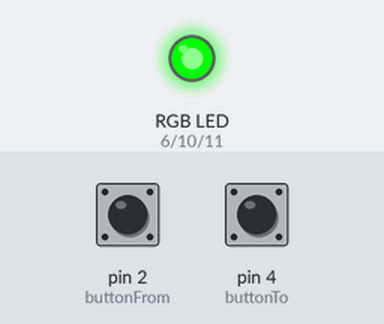
Bench run of a sketch on a simulated Arduino Uno, built with avr-gcc and run on an emulated ATmega328P. Parts: an RGB LED mixed from three pins (HIGH = lit). The test bench sets the inputs (shaded band); at power-on: pin 2 (buttonFrom) HIGH, pin 4 (buttonTo) HIGH.

Above: at 1.2 s.
1.3 s: pin 2 (buttonFrom) pulled LOW for 0.15 s
At 1.4 s:
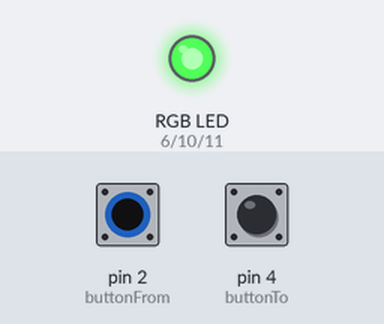
At 3.6 s:
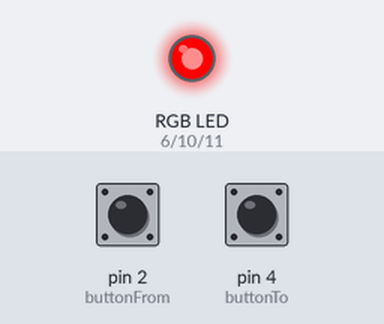
4.4 s: pin 4 (buttonTo) pulled LOW for 3.2 s
Timing chart, 0 to 4.6 s (numbered marks = the images above; inputs shaded):
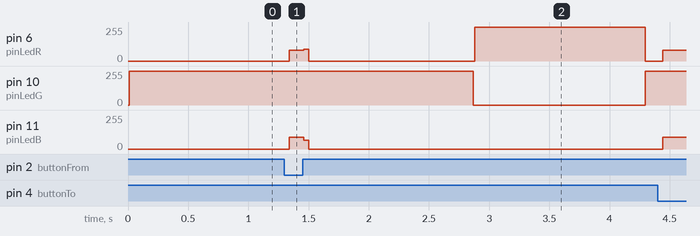

Measured:
- after the input at 1.3 s, pin 11 (pinLedB): 0/255 → 89/255 at once, → 0/255 0.12 s later

The sketch:

colorFade.ino
```cpp
/*
 * Uses two buttons to set two colors as 'from'
 * and 'to' and fades from 'from' and 'to' while
 * buttons are not pressed.
 * ButtonFrom at pin 2
 * ButtonTo at pin 4
 * RGB LED at pins 6, 10, 11
 */
 const int buttonFrom = 2;
 const int buttonTo = 4;
 const int pinLedR = 6;
 const int pinLedG = 10;
 const int pinLedB = 11;

void setup() {
  // put your setup code here, to run once:
  pinMode(buttonFrom, INPUT);
  pinMode(buttonTo, INPUT);
  pinMode(pinLedR, OUTPUT);
  pinMode(pinLedG, OUTPUT);
  pinMode(pinLedB, OUTPUT);
  digitalWrite(buttonFrom, HIGH);
  digitalWrite(buttonTo, HIGH);
}
int fromR = 255;
int fromG = 0;
int fromB = 0;
int toR = 0;
int toG = 255;
int toB = 0;
int redVal = 255;
int grnVal = 0;
int bluVal = 0;

void loop() {
  // put your main code here, to run repeatedly:

  if (digitalRead(buttonFrom)==LOW){
    int t = fromR;
    fromR = fromG;
    fromG = fromB;
    fromB = t;
    redVal = fromR;
    grnVal = fromG;
    bluVal = fromB;
  }
  if (digitalRead(buttonTo)==LOW){
    int t = fromR;
    fromR = fromG;
    fromG = fromB;
    fromB = t;
    redVal = fromR;
    grnVal = fromG;
    bluVal = fromB;
  }
  // define RGB values for from and to colors

  // fades from color 'from' to color 'to'
  redVal += (toR==fromR)?0:((toR>fromR)?1:-1);
  grnVal += (toG==fromG)?0:((toG>fromG)?1:-1);
  bluVal += (toB==fromB)?0:((toB>fromB)?1:-1);

  // light the LED
  analogWrite(pinLedR, constrain(redVal, 0, 255));
  analogWrite(pinLedG, constrain(grnVal, 0, 255));
  analogWrite(pinLedB, constrain(bluVal, 0, 255));
}
```
